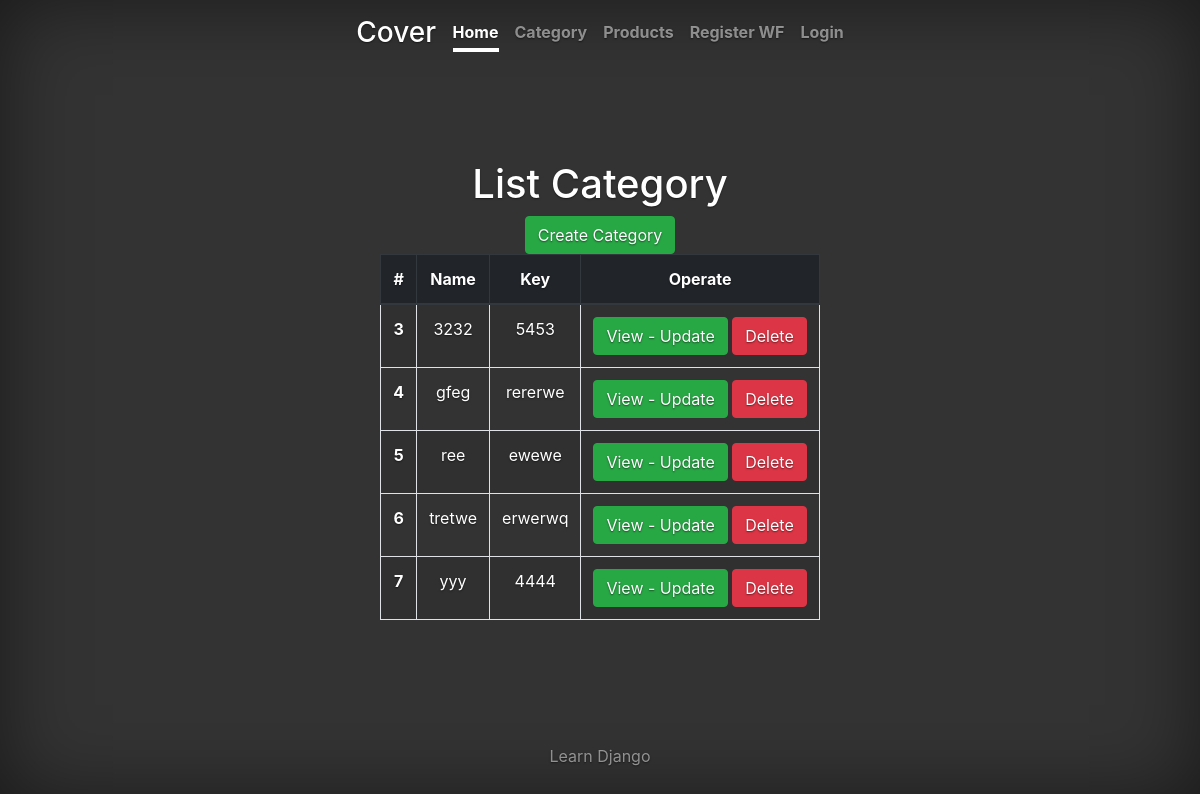
/store/list_category, run on an earlier commit of the app's database.
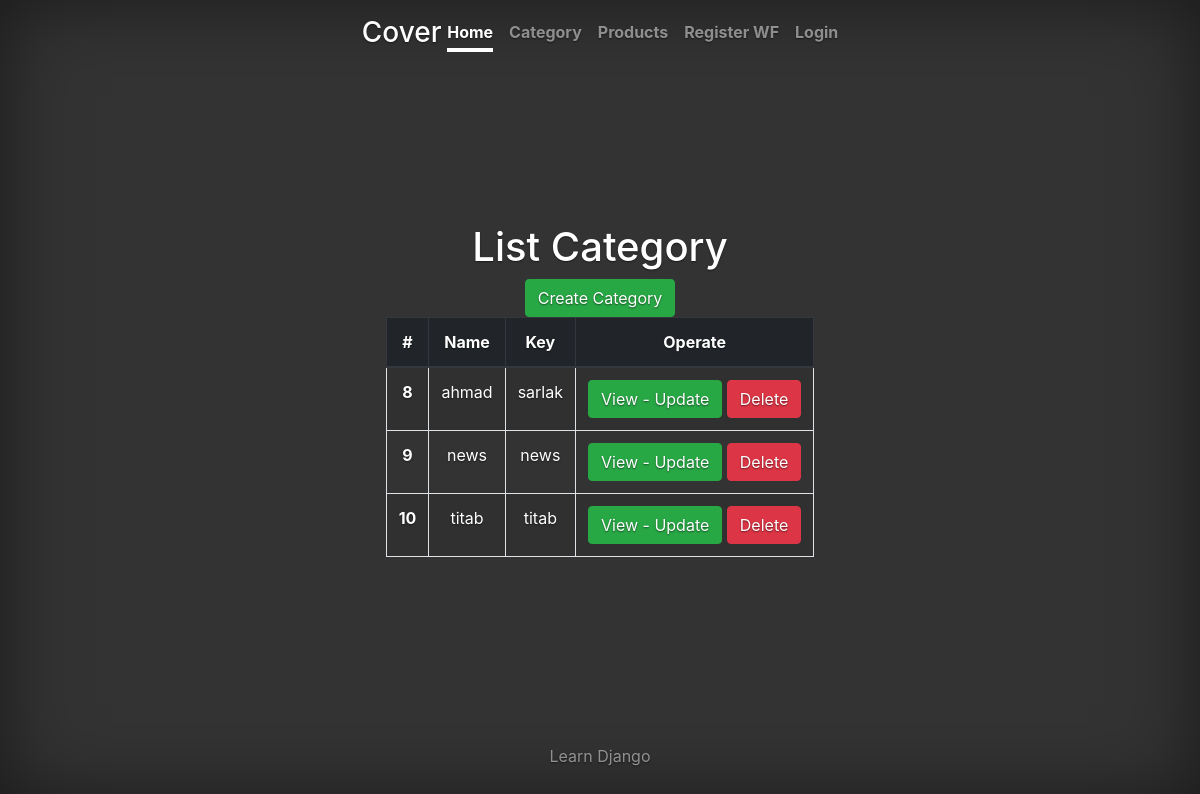
And on a later commit of the database.
### store/models.py (models this page shows)
class Category(models.Model):
    name = models.CharField(max_length=100)
    key = models.CharField(unique=True, max_length=100)
    class Meta:
        verbose_name_plural = "Categories"
        ordering = ["name"]
        verbose_name = "Category"
        db_table = 'category'

### store/views.py (the view)
# urls.py: path('list_category', list_category_view, name='list_category'),
def list_category_view(request):
    category = Category.objects.all()
    return render(request, 'list_category.html', {'category': category})

### templates/list_category.html (shortened to what this page needs)
{% extends 'base_layout.html' %}
{% block main %}
    <h1>List Category</h1>
    <a class="btn btn-success" href="{% url 'create_category' %}">
        Create Category
    </a>
    <table class="table table-striped table-hover table-bordered">
        <thead class="thead-dark">
        <tr>
            <th scope="col">#</th>
            <th scope="col">Name</th>
            <th scope="col">Key</th>
            <th scope="col">Operate</th>
        </tr>
        </thead>
        <tbody>
        {% for c in category %}
            <tr>
                <th scope="row">{{ c.id }}</th>
                <td>{{ c.name }}</td>
                <td>{{ c.key }}</td>
                <td>
                    <a class="btn btn-success" href="{% url 'detail_category_view' id=c.id %}">
                        View - Update
                    </a>
                    <a class="btn btn-danger" href="{% url 'delete_category' id=c.id %}">
                        Delete
                    </a>
                </td>
            </tr>
        {% endfor %}
        </tbody>
    </table>
{% endblock %}

### templates/base_layout.html (shortened to what this page needs)
<!doctype html>
<html lang="en">
  <head>
      {% load static %}
  <link rel="stylesheet" href="{% static 'css/all.min.css' %}">
    <link href="{% static 'css/bootstrap.min.css' %}" rel="stylesheet">
    <link href="{% static 'css/cover.css' %}" rel="stylesheet">
  </head>
  <body class="text-center">
    <div class="cover-container d-flex h-100 p-3 mx-auto flex-column">
      <header class="masthead mb-auto">
        <div class="inner">
          <h3 class="masthead-brand">Cover</h3>
          <nav class="nav nav-masthead justify-content-center">
            <a class="nav-link active" href="#">Home</a>
            <a class="nav-link" href="{% url 'list_category' %}">Category</a>
            <a class="nav-link" href="{% url 'list_products' %}">Products</a>
            <a class="nav-link" href="{% url 'show_register_wf' %}">Register WF</a>
            <a class="nav-link" href="{% url 'login' %}">Login</a>
          </nav>
        </div>
      </header>
      <main role="main" class="inner cover">
          {% block main %}
          {% endblock %}
      </main>
      <footer class="mastfoot mt-auto">
        <div class="inner">
          <p>Learn Django </p>
        </div>
      </footer>
    </div>
  </body>
</html>

### static/css/cover.css (style rules this page uses)
a, a:focus, a:hover { color: #fff; }
html, body { height: 100%; background-color: #333; }
body { display: -ms-flexbox; display: -webkit-box; display: flex; -ms-flex-pack: center; -webkit-box-pack: center; justify-content: center; color: #fff; text-shadow: 0 .05rem .1rem rgba(0, 0, 0, .5); box-shadow: inset 0 0 5rem rgba(0, 0, 0, .5); }
.cover-container { max-width: 42em; }
.masthead { margin-bottom: 2rem; }
.masthead-brand { margin-bottom: 0; }
.nav-masthead .nav-link { padding: .25rem 0; font-weight: 700; color: rgba(255, 255, 255, .5); background-color: transparent; border-bottom: .25rem solid transparent; }
.nav-masthead .nav-link + .nav-link { margin-left: 1rem; }
.nav-masthead .active { color: #fff; border-bottom-color: #fff; }
@media (min-width: 48em) { .masthead-brand { float: left; } }
@media (min-width: 48em) { .nav-masthead { float: right; } }
.cover { padding: 0 1.5rem; }
.mastfoot { color: rgba(255, 255, 255, .5); }

What changed in the data, as far as the page shows it:
removed Category: id "3", name "3232", key "5453"
removed Category: id "4", name "gfeg", key "rererwe"
removed Category: id "5", name "ree", key "ewewe"
removed Category: id "6", name "tretwe", key "erwerwq"
removed Category: id "7", name "yyy", key "4444"
added Category: id "8", name "ahmad", key "sarlak"
added Category: id "9", name "news", key "news"
added Category: id "10", name "titab", key "titab"
